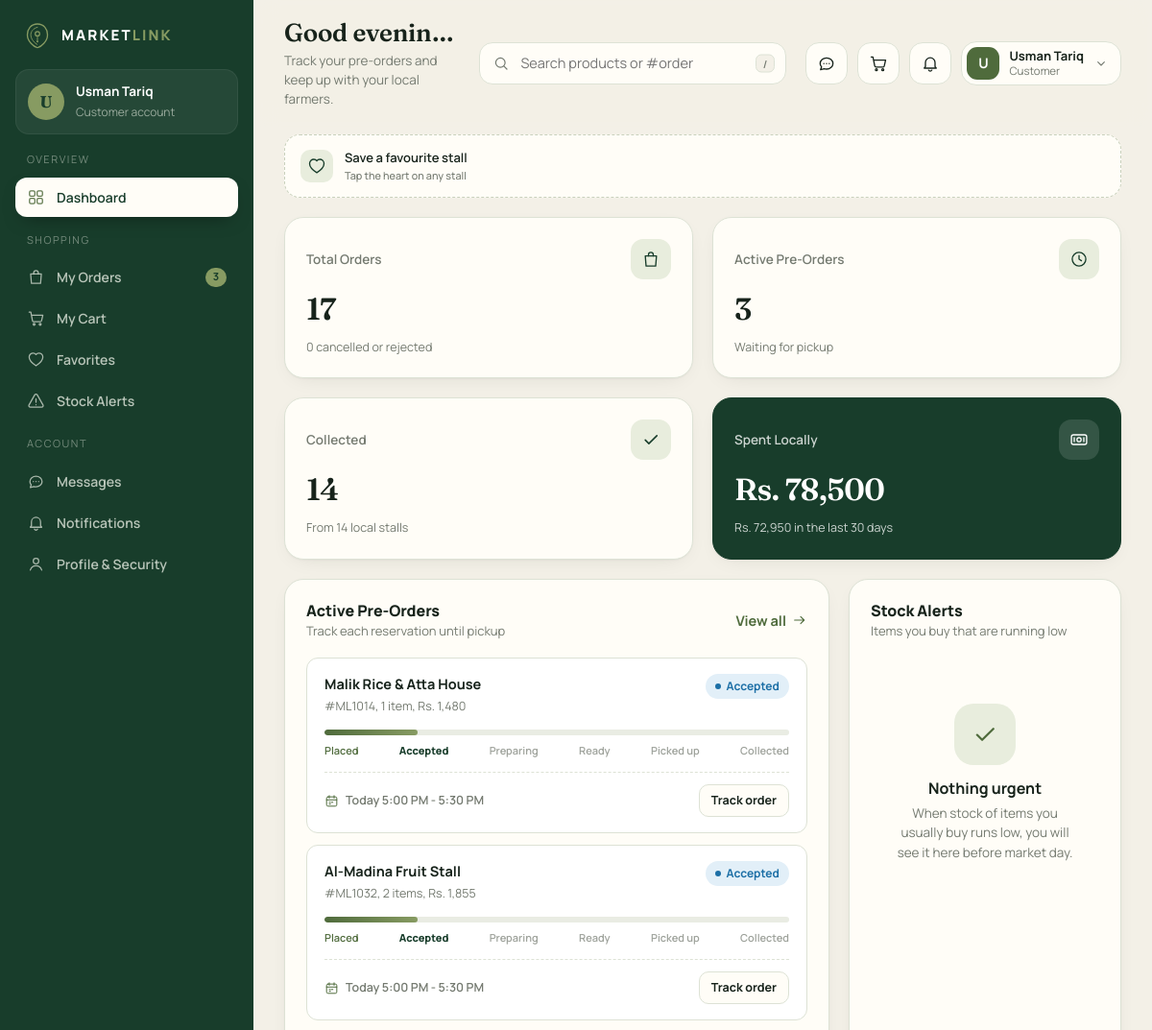
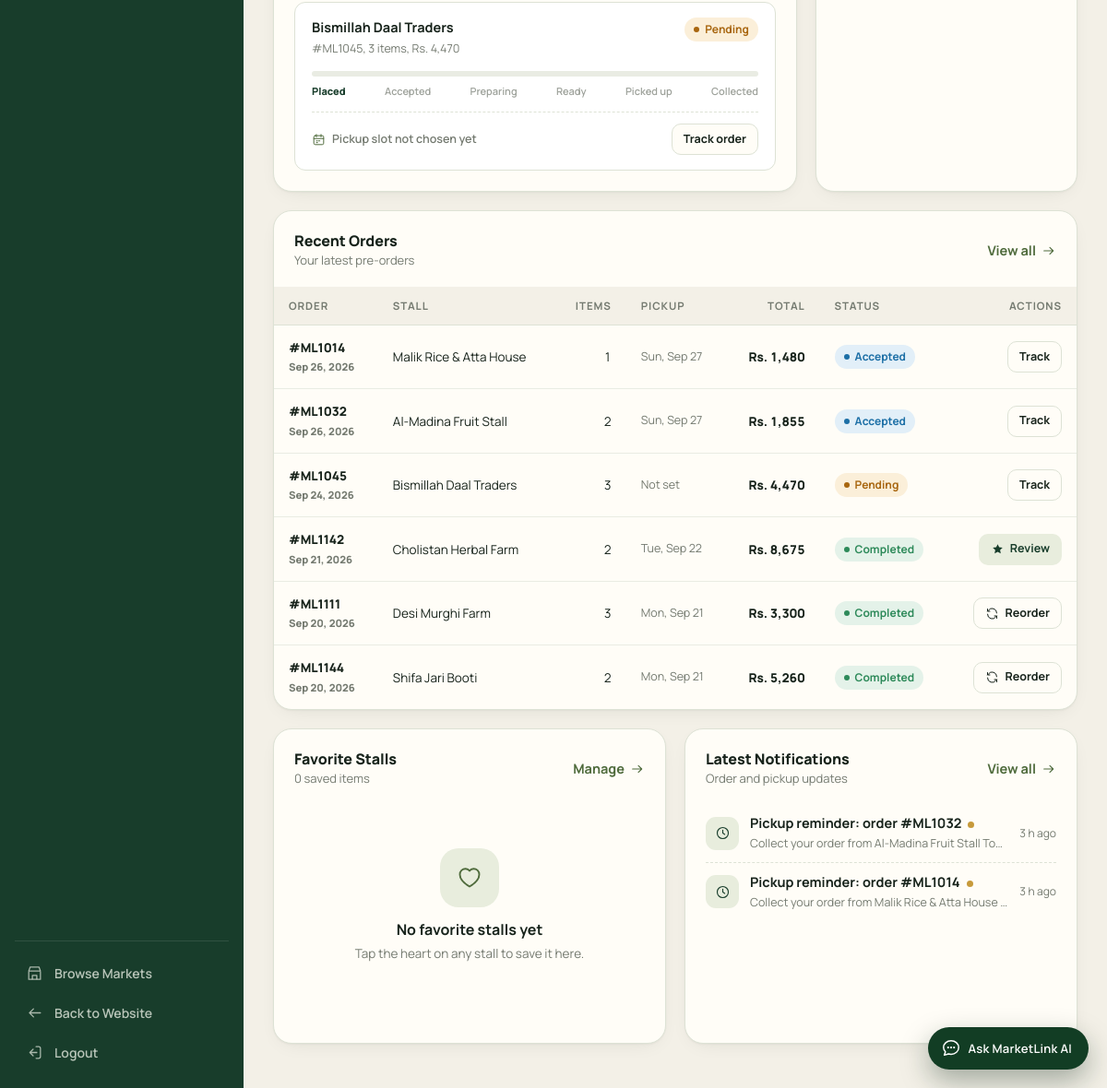
/customer/dashboard.php (signed in), run on the app's committed database (2 pictures, top to bottom).
### tables this page shows
CREATE TABLE `users` (
  `id` int(10) UNSIGNED NOT NULL,
  `name` varchar(120) NOT NULL,
  `email` varchar(190) NOT NULL,
  `password_hash` varchar(255) NOT NULL,
  `google_id` varchar(64) DEFAULT NULL,
  `role` enum('customer','vendor','admin') NOT NULL DEFAULT 'customer',
  `phone` varchar(30) DEFAULT NULL,
  `last_latitude` decimal(10,7) DEFAULT NULL,
  `last_longitude` decimal(10,7) DEFAULT NULL,
  `is_active` tinyint(1) NOT NULL DEFAULT 1,
  `approval_status` enum('pending','approved','suspended','rejected') NOT NULL DEFAULT 'pending',
  `last_login_at` datetime DEFAULT NULL,
  `created_at` datetime NOT NULL DEFAULT current_timestamp(),
  `updated_at` datetime NOT NULL DEFAULT current_timestamp() ON UPDATE current_timestamp()
);

CREATE TABLE `orders` (
  `id` int(10) UNSIGNED NOT NULL,
  `customer_id` int(10) UNSIGNED NOT NULL,
  `vendor_id` int(10) UNSIGNED NOT NULL,
  `order_number` varchar(20) DEFAULT NULL,
  `pickup_date` date DEFAULT NULL COMMENT 'NULL until the customer picks a pickup slot',
  `pickup_start` time DEFAULT NULL,
  `pickup_end` time DEFAULT NULL,
  `pickup_selected_at` datetime DEFAULT NULL,
  `picked_up_at` datetime DEFAULT NULL,
  `total_amount` decimal(12,2) NOT NULL DEFAULT 0.00,
  `status` enum('pending','accepted','preparing','ready','picked_up','completed','declined','cancelled') NOT NULL DEFAULT 'pending',
  `customer_note` varchar(500) DEFAULT NULL,
  `cancel_reason` varchar(255) DEFAULT NULL,
  `cancelled_by` enum('customer','vendor') DEFAULT NULL,
  `status_changed_at` datetime DEFAULT NULL,
  `modified_at` datetime DEFAULT NULL,
  `reminder_sent_at` datetime DEFAULT NULL,
  `created_at` datetime NOT NULL DEFAULT current_timestamp(),
  `updated_at` datetime NOT NULL DEFAULT current_timestamp() ON UPDATE current_timestamp()
);

CREATE TABLE `vendors` (
  `id` int(10) UNSIGNED NOT NULL,
  `user_id` int(10) UNSIGNED NOT NULL,
  `stall_name` varchar(150) NOT NULL,
  `contact_person` varchar(120) DEFAULT NULL,
  `phone` varchar(30) DEFAULT NULL,
  `email` varchar(190) DEFAULT NULL,
  `address` varchar(255) DEFAULT NULL,
  `description` text DEFAULT NULL,
  `operating_days` set('mon','tue','wed','thu','fri','sat','sun') DEFAULT NULL,
  `pickup_start` time DEFAULT NULL,
  `pickup_end` time DEFAULT NULL,
  `image` varchar(255) DEFAULT NULL,
  `latitude` decimal(10,7) DEFAULT NULL,
  `longitude` decimal(10,7) DEFAULT NULL,
  `location_address` varchar(255) DEFAULT NULL,
  `low_stock_threshold` decimal(10,2) NOT NULL DEFAULT 5.00,
  `is_active` tinyint(1) NOT NULL DEFAULT 1,
  `created_at` datetime NOT NULL DEFAULT current_timestamp(),
  `updated_at` datetime NOT NULL DEFAULT current_timestamp() ON UPDATE current_timestamp()
);

CREATE TABLE `reviews` (
  `id` int(10) UNSIGNED NOT NULL,
  `customer_id` int(10) UNSIGNED NOT NULL,
  `vendor_id` int(10) UNSIGNED NOT NULL,
  `order_id` int(10) UNSIGNED DEFAULT NULL,
  `rating` tinyint(3) UNSIGNED NOT NULL,
  `review` text DEFAULT NULL,
  `vendor_reply` text DEFAULT NULL,
  `status` enum('visible','removed') NOT NULL DEFAULT 'visible',
  `created_at` datetime NOT NULL DEFAULT current_timestamp(),
  `replied_at` datetime DEFAULT NULL,
  `moderated_at` datetime DEFAULT NULL,
  `moderated_by` int(10) UNSIGNED DEFAULT NULL
);

CREATE TABLE `notifications` (
  `id` int(10) UNSIGNED NOT NULL,
  `user_id` int(10) UNSIGNED NOT NULL,
  `type` varchar(40) NOT NULL,
  `title` varchar(160) NOT NULL,
  `message` varchar(500) DEFAULT NULL,
  `link` varchar(255) DEFAULT NULL COMMENT 'app-relative deep link, e.g. order.php?id=5',
  `related_type` varchar(30) DEFAULT NULL,
  `related_id` int(10) UNSIGNED DEFAULT NULL,
  `is_read` tinyint(1) NOT NULL DEFAULT 0,
  `created_at` datetime NOT NULL DEFAULT current_timestamp()
);

### customer/dashboard.php (the view, shortened to what the rows shown need)
<?php
require_once __DIR__ . '/../includes/bootstrap.php';
require_once APP_ROOT . '/includes/services/favorites.php';
require_once APP_ROOT . '/includes/services/orders.php';
require_once APP_ROOT . '/includes/services/notifications.php';
require_once APP_ROOT . '/includes/partials/customer_layout.php';
$user = require_customer_dashboard();
$uid = (int) $user['id'];
$active = db_all("SELECT o.*, v.stall_name, v.id AS vid,
                         (SELECT COUNT(*) FROM order_items i WHERE i.order_id = o.id) AS item_count
                  FROM orders o JOIN vendors v ON v.id = o.vendor_id
                  WHERE o.customer_id = ? AND o.status IN ('pending','accepted','preparing','ready','picked_up')
                  ORDER BY o.pickup_date IS NULL, o.pickup_date, o.pickup_start LIMIT 4", [$uid]);
$recent = db_all('SELECT o.*, v.stall_name, v.id AS vid, r.id AS review_id,
                         (SELECT COUNT(*) FROM order_items i WHERE i.order_id = o.id) AS item_count
                  FROM orders o JOIN vendors v ON v.id = o.vendor_id LEFT JOIN reviews r ON r.order_id = o.id
                  WHERE o.customer_id = ? ORDER BY o.created_at DESC LIMIT 6', [$uid]);
$notifications = notifications_list($uid, 'all', 5);
$steps = ['pending' => 'Placed', 'accepted' => 'Accepted', 'preparing' => 'Preparing', 'ready' => 'Ready', 'picked_up' => 'Picked up', 'completed' => 'Collected'];
$stepKeys = array_keys($steps);
customer_layout_start(['title' => 'Dashboard', 'active' => 'dashboard']);
?>
<section class="grid grid-main mt">
  <article class="card">
    <?php if (!$active): ?>
      <?= empty_state('i-bag', 'No active pre-orders', 'Find a market near you and reserve fresh stock for pickup.', '<a class="btn btn-primary" href="' . e(url('markets.php')) . '">Find markets</a>') ?>
    <?php else: ?>
      <div class="co-track-list">
        <?php foreach ($active as $o): $idx = array_search($o['status'], $stepKeys, true); $pct = $idx === false ? 0 : round($idx / (count($stepKeys) - 1) * 100); ?>
          <div class="co-track">
            <div class="co-track-top">
              <div class="co-track-id">
                <strong><?= e($o['stall_name']) ?></strong>
                <small>#<?= e($o['order_number']) ?>, <?= (int) $o['item_count'] ?> item<?= (int) $o['item_count'] === 1 ? '' : 's' ?>, <?= e(money($o['total_amount'])) ?></small>
              </div>
              <span class="pill pill-<?= e($o['status']) ?>"><?= e(customer_status_label($o['status'])) ?></span>
            </div>
            <div class="co-progress" role="progressbar" aria-valuemin="0" aria-valuemax="100" aria-valuenow="<?= $pct ?>" aria-label="Order progress"><i style="width:<?= $pct ?>%"></i></div>
            <div class="co-steps">
              <?php foreach ($steps as $k => $label): $i = array_search($k, $stepKeys, true); ?>
                <span class="<?= $idx !== false && $i <= $idx ? 'done' : '' ?><?= $i === $idx ? ' now' : '' ?>"><?= e($label) ?></span>
              <?php endforeach; ?>
            </div>
            <div class="co-track-foot">
              <span class="co-pickup"><svg><use href="#i-calendar"/></svg><?= e(pickup_label($o['pickup_date'], $o['pickup_start'], $o['pickup_end']) ?: 'Pickup slot not chosen yet') ?></span>
              <a class="btn btn-ghost btn-sm" href="<?= e(url('order.php?id=' . $o['id'])) ?>">Track order</a>
            </div>
          </div>
        <?php endforeach; ?>
      </div>
    <?php endif; ?>
  </article>
</section>
<section class="mt">
  <article class="card card-flush">
    <?php if (!$recent): ?>
      <?= empty_state('i-clock', 'No orders yet', 'Your pre-orders will show up here.') ?>
    <?php else: ?>
      <div class="table-wrap" style="margin-top:14px">
        <table class="table table-cards">
          <thead><tr><th>Order</th><th>Stall</th><th class="num">Items</th><th>Pickup</th><th class="num">Total</th><th>Status</th><th class="num">Actions</th></tr></thead>
          <tbody>
          <?php foreach ($recent as $o): ?>
            <tr>
              <td data-label="Order" class="cell-strong">#<?= e($o['order_number']) ?><br><small class="muted"><?= e(fmt_date($o['created_at'], 'M j, Y')) ?></small></td>
              <td data-label="Stall"><a href="<?= e(url('market.php?id=' . $o['vid'])) ?>"><?= e($o['stall_name']) ?></a></td>
              <td data-label="Items" class="num"><?= (int) $o['item_count'] ?></td>
              <td data-label="Pickup" class="cell-muted nowrap"><?= $o['pickup_date'] ? e(fmt_date($o['pickup_date'], 'D, M j')) : 'Not set' ?></td>
              <td data-label="Total" class="num cell-strong nowrap"><?= e(money($o['total_amount'])) ?></td>
              <td data-label="Status"><span class="pill pill-<?= e($o['status']) ?>"><?= e(customer_status_label($o['status'])) ?></span></td>
              <td data-label="Actions"><div class="row-actions">
                <?php if ($o['status'] === 'completed' && !$o['review_id']): ?>
                  <a class="btn btn-soft btn-sm" href="<?= e(url('order.php?id=' . $o['id'])) ?>"><svg><use href="#i-star"/></svg>Review</a>
                <?php elseif (in_array($o['status'], ['completed', 'cancelled', 'declined'], true)): ?>
                  <a class="btn btn-ghost btn-sm" href="<?= e(url('market.php?id=' . $o['vid'])) ?>"><svg><use href="#i-refresh"/></svg>Reorder</a>
                <?php else: ?>
                  <a class="btn btn-ghost btn-sm" href="<?= e(url('order.php?id=' . $o['id'])) ?>">Track</a>
                <?php endif; ?>
              </div></td>
            </tr>
          <?php endforeach; ?>
          </tbody>
        </table>
      </div>
    <?php endif; ?>
  </article>
</section>
<section class="grid grid-2 mt">
  <article class="card">
    <?php if (!$notifications): ?>
      <?= empty_state('i-bell', 'No notifications', 'Order confirmations and pickup updates will appear here.') ?>
    <?php else: foreach ($notifications as $n): ?>
      <a class="low-item co-notif<?= $n['is_read'] ? '' : ' unread' ?>" href="<?= e($n['link'] ? url($n['link']) : url('customer/notifications.php')) ?>">
        <span class="stat-icon"><svg><use href="#<?= e(notification_icon((string) $n['type'])) ?>"/></svg></span>
        <div style="flex:1;min-width:0"><strong><?= e($n['title']) ?></strong><p class="muted co-sub"><?= e(mb_strimwidth((string) $n['message'], 0, 90, '...')) ?></p></div>
        <small class="muted" style="white-space:nowrap"><?= e(time_ago($n['created_at'])) ?></small>
      </a>
    <?php endforeach; endif; ?>
  </article>
</section>
<?php customer_layout_end();

### includes/partials/customer_layout.php (shortened to what the rows shown need)
<?php
require_once __DIR__ . '/assistant_widget.php';
function require_customer_dashboard(): array
{
    $user = require_login();
    return $user;
}
function customer_greeting(): string
{
    $h = (int) date('G');
    return $h < 12 ? 'Good morning' : ($h < 17 ? 'Good afternoon' : 'Good evening');
}
function customer_layout_start(array $opts): array
{
    $user = require_customer_dashboard();
    $active = $opts['active'] ?? '';
    $firstName = explode(' ', trim($user['name']))[0];
    $heading = $opts['heading'] ?? (customer_greeting() . ', ' . $firstName);
    $sub = $opts['subheading'] ?? 'Track your pre-orders and keep up with your local farmers.';
    $initial = mb_strtoupper(mb_substr(trim($user['name']), 0, 1));
    ?>
<!DOCTYPE html>
<html lang="en">
<head>
<link rel="stylesheet" href="<?= e(asset('assets/css/dashboard.css')) ?>">
<link rel="stylesheet" href="<?= e(asset('assets/css/marketplace.css')) ?>">
<link rel="stylesheet" href="<?= e(asset('assets/css/customer.css')) ?>">
</head>
<body class="dash customer-dash">
<aside class="sidebar" id="sidebar" aria-label="Customer navigation">
  <div class="sb-stall">
    <span class="sb-stall-avatar"><?= e($initial) ?></span>
    <div>
      <strong><?= e($user['name']) ?></strong>
      <small>Customer account</small>
    </div>
  </div>
</aside>
<div class="dash-main">
  <header class="topbar">
    <div class="tb-title">
      <h1><?= e($heading) ?></h1>
      <p><?= e($sub) ?></p>
    </div>
    <div class="tb-actions">
      <div class="dropdown" data-dropdown>
        <button class="tb-profile" data-dropdown-toggle aria-expanded="false" aria-label="Account menu">
          <span class="avatar"><?= e($initial) ?></span>
          <span class="tb-profile-text"><strong><?= e($user['name']) ?></strong><small>Customer</small></span>
          <svg class="chev"><use href="#i-chev"/></svg>
        </button>
      </div>
    </div>
  </header>
  <main class="dash-content" id="main">
<?php
    return $user;
}
function customer_layout_end(array $opts = []): void
{
    ?>
  </main>
</div>
</body>
</html>
<?php
}

### data on the page
users: name "U", name "Usman Tariq", name "Good evenin…"
orders: vendor.stall_name "Malik Rice & Atta House", order_number "ML1014", item_count "1", total_amount "Rs. 1,480", status "Accepted", label "Placed", label "Accepted", label "Preparing", label "Ready", label "Picked up", label "Collected", pickup_date+pickup_start+pickup_end "Today 5:00 PM - 5:30 PM", created_at "Sep 26, 2026", pickup_date "Sun, Sep 27"
orders: vendor.stall_name "Al-Madina Fruit Stall", order_number "ML1032", item_count "2", total_amount "Rs. 1,855", status "Accepted", label "Placed", label "Accepted", label "Preparing", label "Ready", label "Picked up", label "Collected", pickup_date+pickup_start+pickup_end "Today 5:00 PM - 5:30 PM", created_at "Sep 26, 2026", pickup_date "Sun, Sep 27"
orders: vendor.stall_name "Bismillah Daal Traders", order_number "ML1045", item_count "3", total_amount "Rs. 4,470", status "Pending", label "Placed", label "Accepted", label "Preparing", label "Ready", label "Picked up", label "Collected", pickup_date+pickup_start+pickup_end "Pickup slot not chosen yet", created_at "Sep 24, 2026", shows "Not set"
orders: order_number "ML1142", created_at "Sep 21, 2026", vendor.stall_name "Cholistan Herbal Farm", item_count "2", pickup_date "Tue, Sep 22", total_amount "Rs. 8,675", status "Completed"
reviews: order.order_number "ML1111", order.created_at "Sep 20, 2026", vendor.stall_name "Desi Murghi Farm", item_count "3", order.pickup_date "Mon, Sep 21", order.total_amount "Rs. 3,300", order.status "Completed"
reviews: order.order_number "ML1144", order.created_at "Sep 20, 2026", vendor.stall_name "Shifa Jari Booti", item_count "2", order.pickup_date "Mon, Sep 21", order.total_amount "Rs. 5,260", order.status "Completed"
notifications: title "Pickup reminder: order #ML1032", message "Collect your order from Al-Madina Fruit Stall To…", created_at "3 h ago"
notifications: title "Pickup reminder: order #ML1014", message "Collect your order from Malik Rice & Atta House…", created_at "3 h ago"

### other printed values
$group "OVERVIEW"
$item['label'] "Dashboard"
$group "SHOPPING"
$item['label'] "My Orders"
$badge "3"
$item['label'] "My Cart"
$item['label'] "Favorites"
$item['label'] "Stock Alerts"
$group "ACCOUNT"
$item['label'] "Messages"
$item['label'] "Notifications"
$item['label'] "Profile & Security"
$sub "Track your pre-orders and keep up with your local farmers."
$title "Save a favourite stall"
$sub "Tap the heart on any stall"
